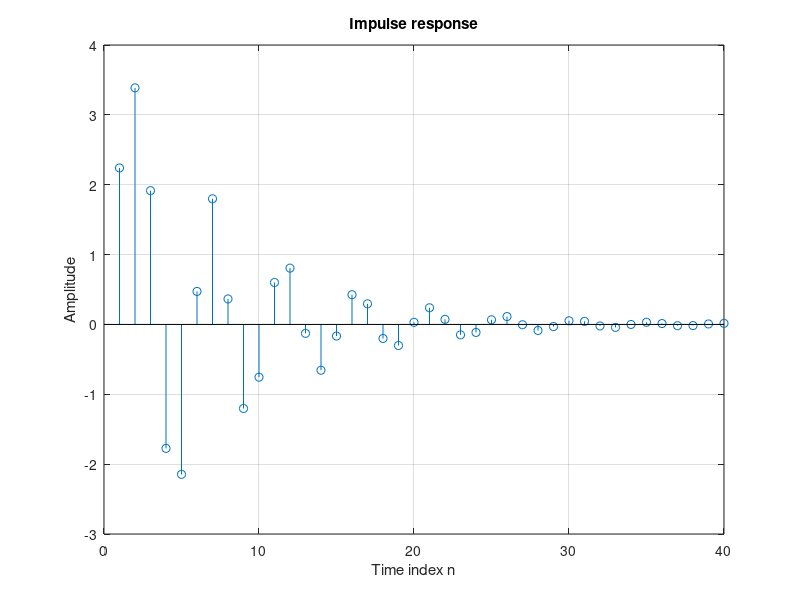

The MATLAB script that drew this image:
% Mohit Kumar SR No.- 19825
% DSP Assignment 6
% Question 5
% Compute impulse response of system given in the previous question.

N = 40;
num = [2.2403 2.4908 2.2403];
den = [1 -0.4 0.75];
y = impz(num,den,N);
% Impulse response representation
stem(y);
xlabel('Time index n');
ylabel('Amplitude');
title('Impulse response');
grid;